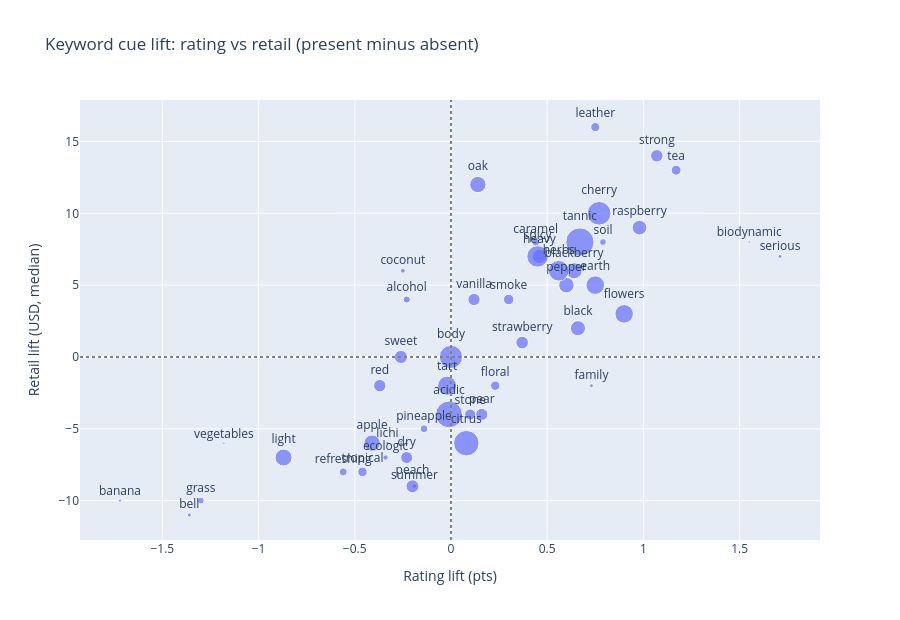

Write notebook code for a chart like this one.
### Code cell
# Visualise each concept's price vs rating lift; size = how common the cue is.
fig = px.scatter(
    kw_stats, x="rating_lift", y="retail_lift", size="pct_wines", text="concept",
    title="Keyword cue lift: rating vs retail (present minus absent)",
    labels={"rating_lift": "Rating lift (pts)", "retail_lift": "Retail lift (USD, median)"},
)
fig.update_traces(textposition="top center")
fig.add_hline(y=0, line_dash="dot", line_color="grey")
fig.add_vline(x=0, line_dash="dot", line_color="grey")
fig.update_layout(height=620)
fig.show()

### Figure 1 — Plotly figure (JSON) as saved in the notebook; plotly's stock layout.template omitted (floating-point values rounded to 4 significant figures)
{"data": [{"hovertemplate": "Rating lift (pts)=%{x}<br>Retail lift (USD, median)=%{y}<br>pct_wines=%{marker.size}<br>concept=%{text}<extra></extra>", "legendgroup": "", "marker": {"color": "#636efa", "size": [0.7, 0.3, 4.5, 7.1, 9.8, 15.7, 2.1, 25.7, 15.8, 3.8, 0.7, 36.6, 10.4, 11.7, 11.0, 19.4, 9.4, 21.2, 2.8, 7.3, 5.0, 4.0, 6.7, 12.2, 6.8, 5.5, 29.8, 24.7, 32.9, 16.6, 2.8, 1.0, 7.7, 6.6, 2.3, 1.1, 7.9, 0.6, 1.3, 7.0, 12.4, 4.1, 2.9, 13.2, 0.3, 2.1, 0.8, 0.5], "sizemode": "area", "sizeref": 0.0915, "symbol": "circle"}, "mode": "markers+text", "name": "", "orientation": "v", "showlegend": false, "text": ["serious", "biodynamic", "tea", "strong", "raspberry", "flowers", "soil", "cherry", "earth", "leather", "family", "tannic", "black", "blackberry", "pepper", "herbs", "heavy", "spicy", "caramel", "strawberry", "smoke", "floral", "pear", "oak", "vanilla", "stone", "citrus", "body", "acidic", "tart", "pineapple", "summer", "peach", "dry", "alcohol", "coconut", "sweet", "lichi", "ecologic", "red", "apple", "tropical", "refreshing", "light", "vegetables", "grass", "bell", "banana"], "textposition": "top center", "type": "scatter", "x": [1.71, 1.55, 1.17, 1.07, 0.98, 0.9, 0.79, 0.77, 0.75, 0.75, 0.73, 0.67, 0.66, 0.64, 0.6, 0.56, 0.46, 0.45, 0.44, 0.37, 0.3, 0.23, 0.16, 0.14, 0.12, 0.1, 0.08, 0.0, -0.01, -0.02, -0.14, -0.19, -0.2, -0.23, -0.23, -0.25, -0.26, -0.33, -0.34, -0.37, -0.41, -0.46, -0.56, -0.87, -1.18, -1.3, -1.36, -1.72], "xaxis": "x", "y": [7.0, 8.0, 13.0, 14.0, 9.0, 3.0, 8.0, 10.0, 5.0, 16.0, -2.0, 8.0, 2.0, 6.0, 5.0, 6.0, 7.0, 7.0, 8.0, 1.0, 4.0, -2.0, -4.0, 12.0, 4.0, -4.0, -6.0, 0.0, -4.0, -2.0, -5.0, -9.0, -9.0, -7.0, 4.0, 6.0, 0.0, -6.0, -7.0, -2.0, -6.0, -8.0, -8.0, -7.0, -6.0, -10.0, -11.0, -10.0], "yaxis": "y"}], "layout": {"height": 620, "legend": {"itemsizing": "constant", "tracegroupgap": 0}, "shapes": [{"line": {"color": "grey", "dash": "dot"}, "type": "line", "x0": 0, "x1": 1, "xref": "x domain", "y0": 0, "y1": 0, "yref": "y"}, {"line": {"color": "grey", "dash": "dot"}, "type": "line", "x0": 0, "x1": 0, "xref": "x", "y0": 0, "y1": 1, "yref": "y domain"}], "title": {"text": "Keyword cue lift: rating vs retail (present minus absent)"}, "xaxis": {"anchor": "y", "domain": [0, 1], "title": {"text": "Rating lift (pts)"}}, "yaxis": {"anchor": "x", "domain": [0, 1], "title": {"text": "Retail lift (USD, median)"}}}}
